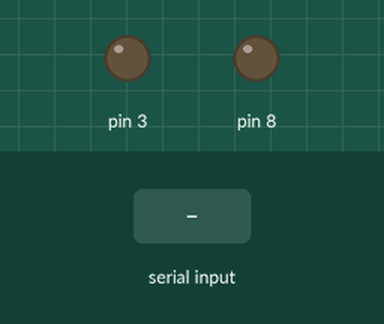
Simulated run of this sketch. Board: Arduino Uno, built with avr-gcc and run on an emulated ATmega328P. On the bench: output pins drawn as LEDs (lit = HIGH). Inputs (shaded band) come from the test bench.

Above: at 1.2 s.
1.3 s: "1" received over Serial
At 2.5 s:
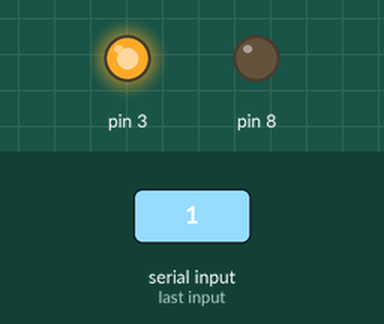
2.8 s: "3" received over Serial
At 3.8 s:
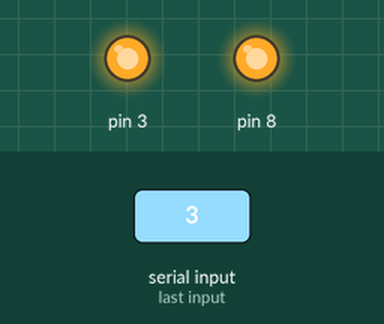
4.3 s: "2" received over Serial
At 5.0 s:
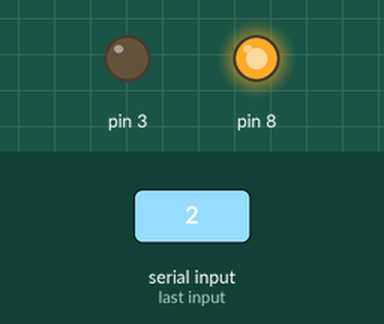
5.8 s: "4" received over Serial
At 6.1 s:
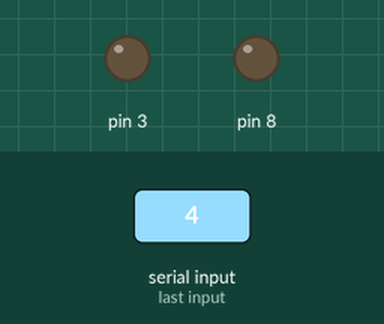
Timing chart, 0 to 8.3 s (numbered marks = the images above; inputs shaded):
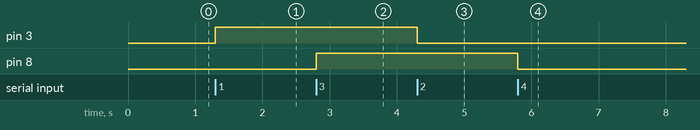

The sketch:

python.ino
```cpp
int data;
bool durum1=false;

void setup() {

  pinMode(3,OUTPUT);
  pinMode(8,OUTPUT);
  Serial.begin(9600);
}

void loop() {

  if(Serial.available()>0)
  {
     durum1 = true;
     data = Serial.read();
     if ( data == '1') {
        digitalWrite(3,HIGH);
     }

     if ( data == '2') {
        digitalWrite(3,LOW);
     }

     if ( data == '3') {
        digitalWrite(8,HIGH);
     }

     if ( data == '4') {
        digitalWrite(8,LOW);
     }
  }


}
```

Measured:
- after the input at 1.3 s, pin 3: LOW → HIGH at once
- after the input at 2.8 s, pin 8: LOW → HIGH at once
- after the input at 4.3 s, pin 3: HIGH → LOW at once
- after the input at 5.8 s, pin 8: HIGH → LOW at once
